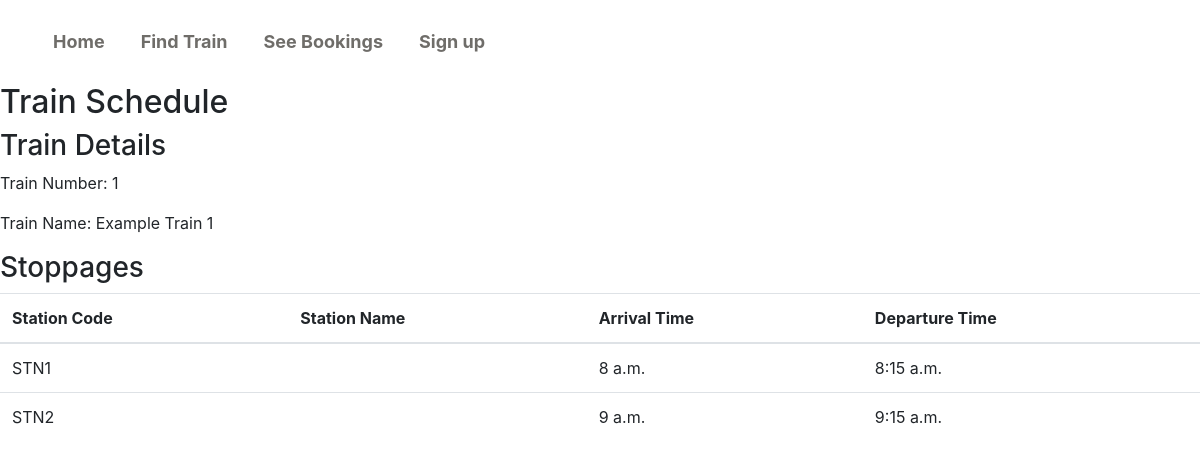
Page /train_schedule/1/ on the committed database.
### myapp/models.py (models this page shows, shortened)
class Train(models.Model):
    Train_No = models.IntegerField(primary_key=True)
    Name = models.CharField(max_length=25)
    Seat_Sleeper = models.IntegerField()
    Seat_FirstClass_AC = models.IntegerField()
    Seat_SecondClass_AC = models.IntegerField()
    Seat_Normal = models.IntegerField()
    Foodavailability = models.CharField(max_length=1, default='N')
    On_Sunday = models.CharField(max_length=1, default='N')
    On_Monday = models.CharField(max_length=1, default='N')
    On_Tuesday = models.CharField(max_length=1, default='N')
    On_Wednesday = models.CharField(max_length=1, default='N')
    On_Thursday = models.CharField(max_length=1, default='N')
    On_Friday = models.CharField(max_length=1, default='N')
    On_Saturday = models.CharField(max_length=1, default='N')
    source = models.CharField(max_length=100,default='Varanasi')
    dest = models.CharField(max_length=100)
    no_of_seats=models.IntegerField(default=50)
    no_of_seats_rem=models.IntegerField(default=50)
    ticket_price=models.IntegerField(default=2000)

class Stoppage(models.Model):
    Train_No = models.IntegerField()
    Station_Code = models.CharField(max_length=5)
    Arrival_Time = models.TimeField(null=True)
    Departure_Time = models.TimeField(null=True)

### myapp/views.py (the view)
# urls.py: path('train_schedule/<int:train_no>/', views.train_schedule, name='train_schedule'),
def train_schedule(request, train_no):
    train = get_object_or_404(Train, Train_No=train_no)
    stoppages = Stoppage.objects.filter(Train_No=train_no).order_by('Arrival_Time')
    context = {
        'train': train,
        'stoppages': stoppages,
    }
    return render(request, 'myapp/train_schedule.html', context)

### myapp/Templates/myapp/train_schedule.html (shortened to what this page needs)
{% extends 'myapp/base.html' %}
{% block content %}
  <h2>Train Schedule</h2>
  <h3>Train Details</h3>
  <p>Train Number: {{ train.Train_No }}</p>
  <p>Train Name: {{ train.Name }}</p>
  <h3>Stoppages</h3>
  <table class="table">
    <thead>
      <tr>
        <th>Station Code</th>
        <th>Station Name</th>
        <th>Arrival Time</th>
        <th>Departure Time</th>
      </tr>
    </thead>
    <tbody>
      {% for stoppage in stoppages %}
        <tr>
          <td>{{ stoppage.Station_Code }}</td>
          <td>{{ stoppage.station.Station_Name }}</td>
          <td>{{ stoppage.Arrival_Time }}</td>
          <td>{{ stoppage.Departure_Time }}</td>
        </tr>
      {% endfor %}
    </tbody>
  </table>
{% endblock %}

### rows in the picture
Train: Train_No "1", Name "Example Train 1"
Stoppage: Station_Code "STN1", Arrival_Time "8 a.m.", Departure_Time "8:15 a.m."
Stoppage: Station_Code "STN2", Arrival_Time "9 a.m.", Departure_Time "9:15 a.m."
